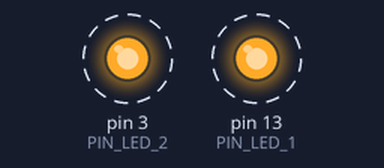
A sketch run on a simulated Arduino Uno, built with avr-gcc and run on an emulated ATmega328P. Parts: output pins drawn as LEDs (lit = HIGH). Dashed ring = blinking. What the sketch prints to the serial monitor is not drawn.

Above: at 0.19 s.
Timing chart, 0 to 3.1 s (numbered marks = the images above):
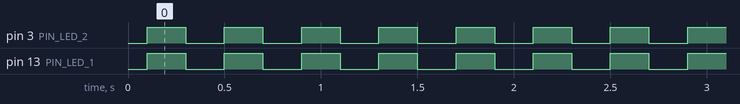

Measured:
- by itself, pin 3 (PIN_LED_2), pin 13 (PIN_LED_1): alternates HIGH for 0.20 s and LOW for 0.20 s

The sketch:

blinkboardledandserial.ino
```cpp
#define BAUD_RATE 9600

#define PIN_LED_1 LED_BUILTIN
#define PIN_LED_2 3

#define INTERVAL_LED     200
#define INTERVAL_SERIAL 1100

byte value = HIGH;

unsigned long long tick, nextled = 0, nextserial = 0;

// the setup function runs once when you press reset or power the board
void setup() {
  // initialize digital pin LED_BUILTIN as an output.
#ifdef PIN_LED_1
  pinMode(PIN_LED_1, OUTPUT);
  digitalWrite(PIN_LED_1, LOW);
#endif
#ifdef PIN_LED_2
  pinMode(PIN_LED_2, OUTPUT);
  digitalWrite(PIN_LED_2, LOW);
#endif
  Serial.begin(BAUD_RATE);
  Serial.println("\n");
  Serial.print("Starting blinking LED test with LED blink interval (high/low) as ");
  Serial.print(INTERVAL_LED, DEC);
  Serial.print(" milliseconds and serial output 1 for high and 0 for low on ");
  Serial.print(INTERVAL_SERIAL, DEC);
  Serial.print(" milliseconds interval");
  Serial.println("\n");
}

// the loop function runs over and over again forever
void loop() {
  tick = millis();

  if (tick >= nextled) {
    nextled = tick + INTERVAL_LED;
#ifdef PIN_LED_1
    digitalWrite(PIN_LED_1, value);
#endif
#ifdef PIN_LED_2
    digitalWrite(PIN_LED_2, value);
#endif
    value = value == HIGH ? LOW : HIGH;
  }

  if (tick >= nextserial) {
    nextserial = tick + INTERVAL_SERIAL;
    if (value == HIGH) {
      Serial.print(1, DEC);
    } else {
      Serial.print(0, DEC);
    }
  }
}
```
